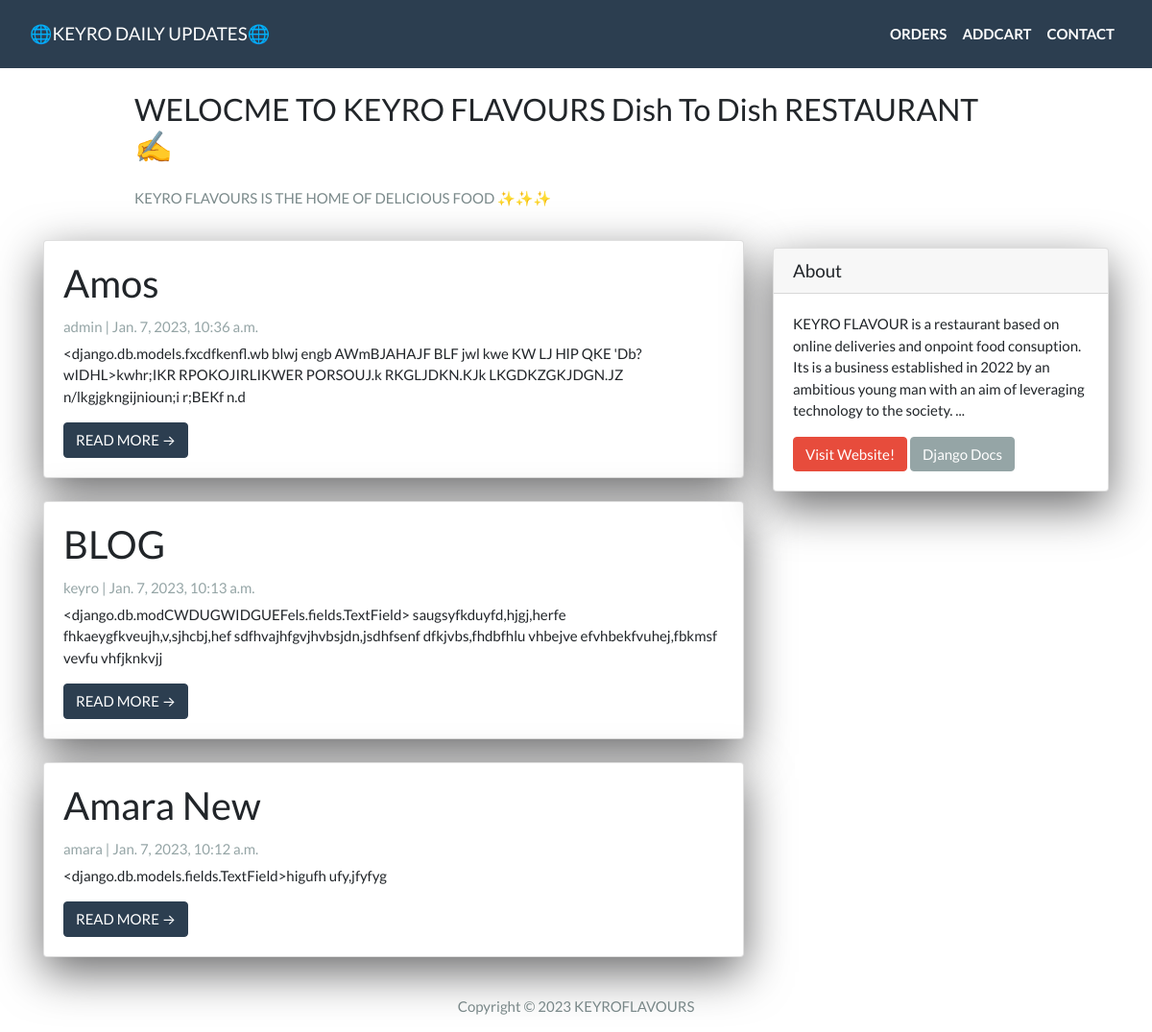
The page / on the database its author committed.
### App/models.py (models this page shows, shortened)
class Post(models.Model):
  title =  models.CharField(max_length=200, unique=True)
  slug =   models.SlugField(max_length=200, unique=True, default=200)
  author = models.ForeignKey(User, on_delete=models.CASCADE, related_name='blog_posts')
  created_on = models.DateTimeField(auto_now_add=True)
  updated_on = models.DateTimeField(auto_now=True)
  content = models.TextField(default=models.TextField)
  status = models.IntegerField(choices=STATUS, default=0)
  class Meta:
    ordering = ['-created_on']

### App/views.py (the view)
# urls.py: path('', views.PostList.as_view(), name="home"),
class PostList(generic.ListView):
  queryset = Post.objects.filter(status=1).order_by('-created_on')
  template_name = 'index.html'

### App/templates/index.html (shortened to what this page needs)
{% extends "base.html" %}
{% block content %}
<header class="masthead">
  <div class="container">
    <div class="row">
      <div class=" col-md-8 col-md-10 mx-auto">
        <div class="site-heading">
          <h3 class=" site-heading my-4 mt-3 text-black"> WELOCME TO KEYRO FLAVOURS
              Dish To Dish
              RESTAURANT ✍️ </h3>
          <p class="text-dark">KEYRO FLAVOURS IS THE HOME OF DELICIOUS FOOD ✨✨✨ </p>
        </div>
      </div>
    </div>
  </div>
</header>
<div class="container">
  <div class="row">
    <div class="col-md-8 mt-3 left">
      {% for post in post_list %}
      <div class="card mb-4">
        <div class="card-body">
          <h2 class="card-title">{{ post.title }}</h2>
          <p class="card-text text-muted h6">{{ post.author }} | {{ post.created_on}} </p>
          <p class="card-text">{{post.content|slice:":200"}}</p>
          <a href="{% url 'post_detail' post.slug  %}" class="btn btn-primary">READ MORE &rarr;</a>
        </div>
      </div>
      {% endfor %}
    </div>
    {% block sidebar %}
    {% include 'sidebar.html' %}
    {% endblock sidebar %}
  </div>
</div>
{%endblock%}

### App/templates/base.html (shortened to what this page needs)
<!DOCTYPE html>
<html>
<head>
  <link rel="stylesheet" href="https://stackpath.bootstrapcdn.com/bootswatch/4.5.2/flatly/bootstrap.min.css">
</head>
<body>
  <nav class="navbar navbar-expand-lg navbar-dark bg-primary" id="mainNav">
    <div class="container-fluid">
      <a class="navbar-brand" href="{% url 'home' %}">🌐KEYRO DAILY UPDATES🌐</a>
      <div class="collapse navbar-collapse" id="navbarResponsive">
        <ul class="navbar-nav ml-auto">
          <li class="nav-item text-black">
            <a class="nav-link text-black font-weight-bold" href="#">ORDERS</a>
          </li>
          <li class="nav-item text-black">
            <a class="nav-link text-black font-weight-bold" href="#">ADDCART</a>
          </li>
          <li class="nav-item text-black">
            <a class="nav-link text-black font-weight-bold" href="#">CONTACT</a>
          </li>
        </ul>
      </div>
    </div>
  </nav>
  {% block content %}{% endblock content %}
  <footer class="py-3 bg-grey">
    <p class="m-0 text-dark text-center ">Copyright &copy; 2023 KEYROFLAVOURS </p>
  </footer>
</body>
</html>

### App/templates/sidebar.html (shortened to what this page needs)
{% block sidebar %}
<div class="col-md-4 float-right ">
  <div class="card my-4">
    <h5 class="card-header">About</h5>
    <div class="card-body">
      <p class="card-text"> KEYRO FLAVOUR is a restaurant based on online deliveries and onpoint food consuption. Its is a business established in
        2022 by an ambitious young man with an aim of leveraging technology to the society. ... </p>
      <a href="https://bekbrace.com" class="btn btn-danger">Visit Website!</a>
      <a href="https://docs.djangoproject.com/en/3.1/" class="btn btn-secondary">Django Docs</a>
    </div>
  </div>
</div>
{% endblock sidebar %}

### App/templates/sidebar.html (style rules this page uses)
.card { box-shadow: 0 16px 48px #6a6a6b; }

### rows shown on the page
Post: title "Amos", author "admin", created_on "Jan. 7, 2023, 10:36 a.m.", content "<django.db.models.fxcdfkenfl.wb blwj engb AWmBJAHAJF BLF jwl kwe KW LJ HlP QKE 'Db?wIDHL>kwhr;IKR RPOKOJIRLIKWER PORSOUJ.k RKGLJDKN.KJk LKGDKZGKJDGN.JZ n/lkgjgkngijnioun;i r;BEKf n.d"
Post: title "BLOG", author "keyro", created_on "Jan. 7, 2023, 10:13 a.m.", content "<django.db.modCWDUGWIDGUEFels.fields.TextField> saugsyfkduyfd,hjgj,herfe fhkaeygfkveujh,v,sjhcbj,hef sdfhvajhfgvjhvbsjdn,jsdhfsenf dfkjvbs,fhdbfhlu vhbejve efvhbekfvuhej,fbkmsf vevfu vhfjknkvjj"
Post: title "Amara New", author "amara", created_on "Jan. 7, 2023, 10:12 a.m.", content "<django.db.models.fields.TextField>higufh ufy,jfyfyg"
